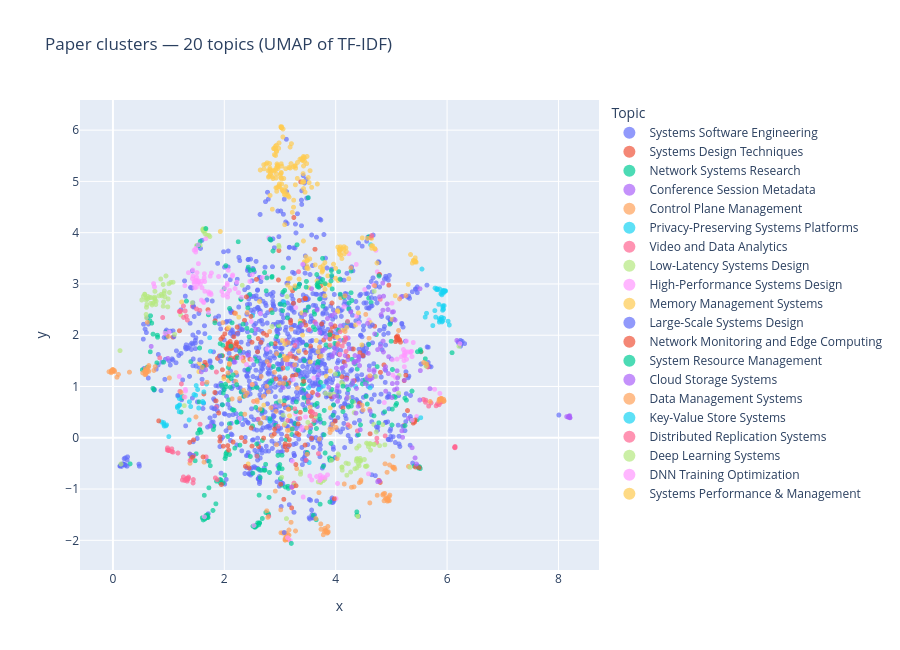

The cell this chart's notebook holds for it:
### Code cell
print("Computing UMAP projection (may take ~30s)...")
coords = umap_projection(tfidf_matrix)

plot_df = pd.DataFrame({
    "x": coords[:, 0],
    "y": coords[:, 1],
    "cluster": [labels[c] for c in cluster_ids],
    "title": titles,
    "edition": conf_years,
})

fig = px.scatter(
    plot_df, x="x", y="y", color="cluster",
    color_discrete_sequence=px.colors.qualitative.Dark24,
    hover_data={"title": True, "edition": True, "x": False, "y": False},
    title=f"Paper clusters — {N_CLUSTERS} topics (UMAP of TF-IDF)",
    labels={"cluster": "Topic", "x": "UMAP dim 1 (arbitrary)", "y": "UMAP dim 2 (arbitrary)"},
    opacity=0.7,
)
fig.update_traces(marker=dict(size=5))
fig.update_layout(
    height=650,
    legend=dict(itemsizing="constant"),
    xaxis=dict(showticklabels=False),
    yaxis=dict(showticklabels=False),
)
fig.show()
